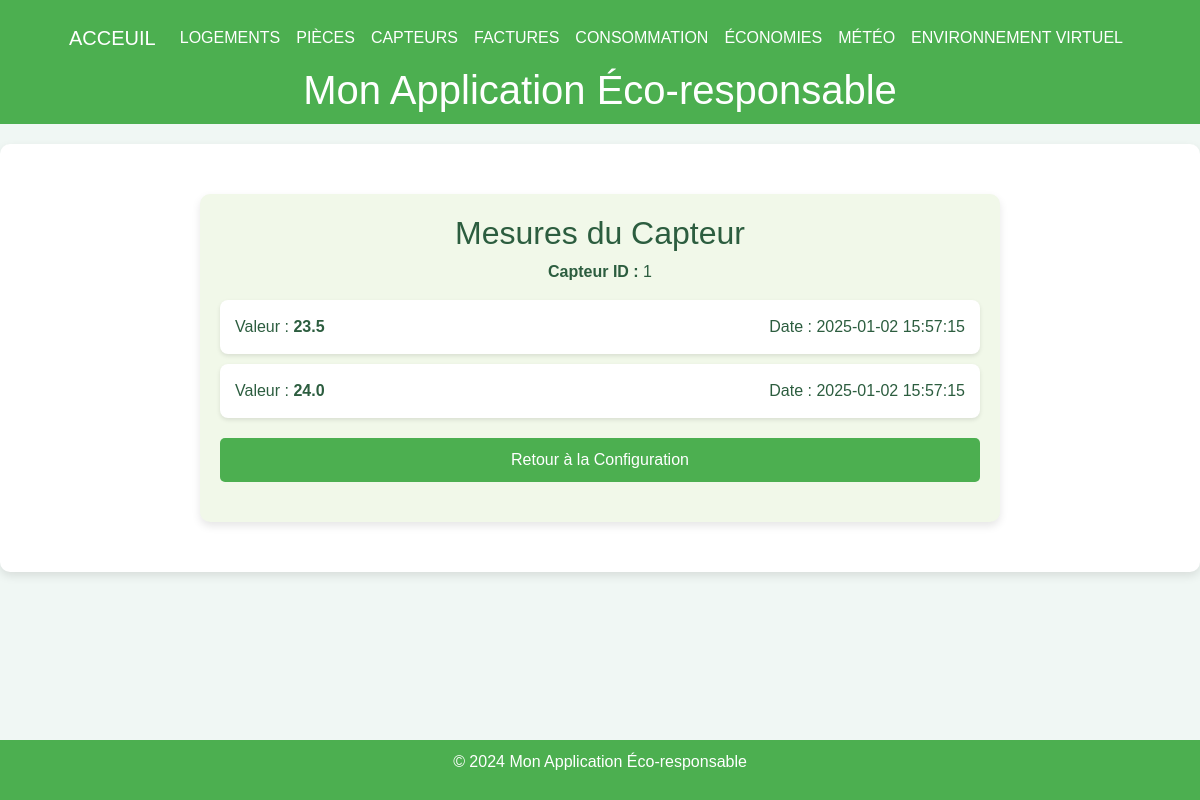
Screenshot of /measurements/1 with the database file from the repository.
### tables this page shows
CREATE TABLE Measurements (
measurement_id INTEGER PRIMARY KEY, -- Identifiant unique pour chaque mesure
sensor_id INTEGER, -- RÃ©fÃ©rence au capteur qui a pris la mesure
value FLOAT, -- Valeur enregistrÃ©e par le capteur
insert_date TIMESTAMP DEFAULT CURRENT_TIMESTAMP, -- Horodatage de l'enregistrement de la mesure
FOREIGN KEY (sensor_id) REFERENCES Sensor(sensor_id) -- Lien entre la mesure et un capteur spÃ©cifique
);

### main.py (the view)
@app.get("/measurements/{sensor_id}", response_class=HTMLResponse)
def get_sensor_measurements(request: Request, sensor_id: int):
    conn = get_db_connection()
    conn.row_factory = sqlite3.Row  # Ensure rows are returned as dictionaries
    logements = conn.execute("SELECT housing_id, address FROM Housing").fetchall()
    measurements = conn.execute(
        "SELECT value, insert_date FROM Measurements WHERE sensor_id = ? ORDER BY insert_date DESC",
        (sensor_id,)
    ).fetchall()
    sensor_info = conn.execute(
        """
        SELECT h.housing_id, h.address
        FROM Sensor s
        JOIN Room r ON s.room_id = r.room_id
        JOIN Housing h ON r.housing_id = h.housing_id
        WHERE s.sensor_id = ?
        """,
        (sensor_id,)
    ).fetchone()
    conn.close()
    measurements = [dict(m) for m in measurements]
    return templates.TemplateResponse("measurements.html", {
        "request": request,
        "sensor_id": sensor_id,
        "measurements": measurements,
        "housing_id": sensor_info["housing_id"] if sensor_info else 1,
        "selected_logement_address": sensor_info["address"] if sensor_info else "Logement par Défaut"
    })

### templates/measurements.html (shortened to what this page needs)
{% extends "layout.html" %}
{% block content %}
<div class="container">
    <h2 class="text-center">Mesures du Capteur</h2>
    <p class="text-center"><strong>Capteur ID :</strong> {{ sensor_id }}</p>
    <div id="measurements-list">
        {% if measurements %}
            {% for measurement in measurements %}
            <div class="measurement-item">
                <span>Valeur : <strong>{{ measurement['value'] }}</strong></span>
                <span>Date : {{ measurement['insert_date'] }}</span>
            </div>
            {% endfor %}
        {% else %}
            <p class="text-center">Aucune mesure trouvée pour ce capteur.</p>
        {% endif %}
    </div>
    <a href="/sensors/{{ housing_id }}" class="btn-back">Retour à la Configuration</a>
</div>
{% endblock %}

### templates/layout.html (style rules this page uses)
body { font-family: Arial, sans-serif; margin: 0; padding: 0; background-color: #f0f7f4; color: #2c5d3f; }

### templates/measurements.html (style rules this page uses)
.container { max-width: 800px; margin: 30px auto; padding: 20px; background-color: #f1f8e9; border-radius: 10px; box-shadow: 0 4px 8px rgba(0, 0, 0, 0.1); }
.measurement-item { background: white; padding: 15px; margin: 10px 0; border-radius: 8px; box-shadow: 0 2px 4px rgba(0, 0, 0, 0.1); display: flex; justify-content: space-between; }
.measurement-item span { font-size: 16px; }
.btn-back { display: block; margin: 20px auto; padding: 10px 25px; background-color: #4caf50; color: white; border: none; border-radius: 5px; text-align: center; text-decoration: none; transition: background 0.3s; }

### rows the page displays
Measurements: value "23.5", insert_date "2025-01-02 15:57:15"
Measurements: value "24.0", insert_date "2025-01-02 15:57:15"

### other values shown
{{ sensor_id }} "1"
